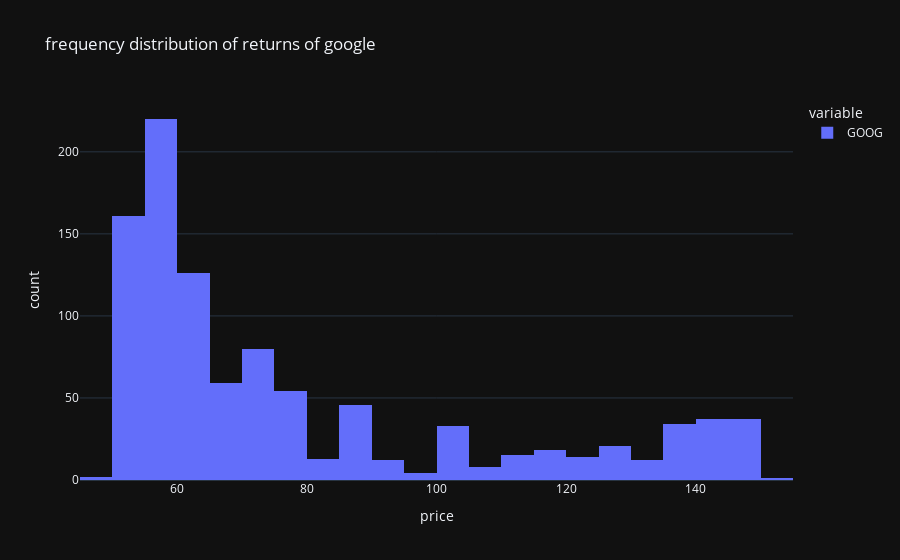

Notebook source saved alongside this figure:
### Code cell
px.histogram(df['GOOG'],title='frequency distribution of prices of google',template='plotly_dark',labels={"value":"price","count":"frequency"})

### Figure 1 — Plotly figure (JSON) as saved in the notebook; plotly's stock layout.template omitted (floating-point values rounded to 4 significant figures; data arrays with more than 128 entries replaced by an {"elided": "..."} marker saying what was removed)
{"data": [{"alignmentgroup": "True", "bingroup": "x", "hovertemplate": "variable=GOOG<br>price=%{x}<br>count=%{y}<extra></extra>", "legendgroup": "GOOG", "marker": {"color": "#636efa", "pattern": {"shape": ""}}, "name": "GOOG", "offsetgroup": "GOOG", "orientation": "v", "showlegend": true, "type": "histogram", "x": {"elided": "1007 float values"}, "xaxis": "x", "yaxis": "y"}], "layout": {"barmode": "relative", "legend": {"title": {"text": "variable"}, "tracegroupgap": 0}, "title": {"text": "frequency distribution of returns of google"}, "xaxis": {"anchor": "y", "domain": [0, 1], "title": {"text": "price"}}, "yaxis": {"anchor": "x", "domain": [0, 1], "title": {"text": "count"}}}}
